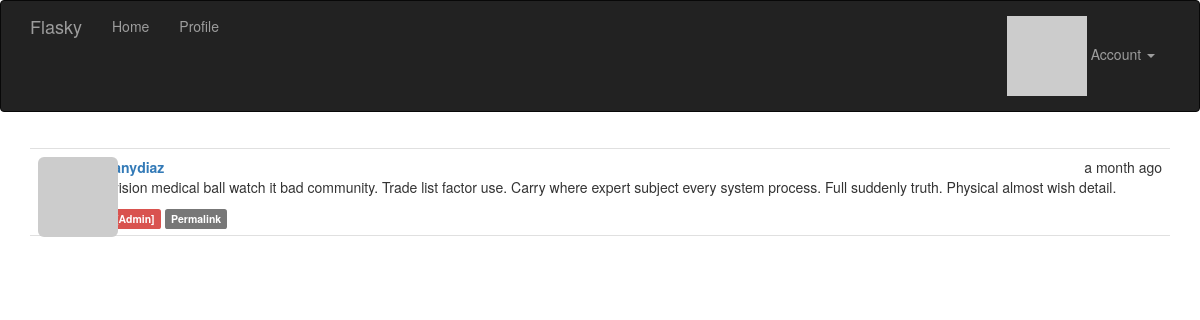
Screenshot of /post/3 (signed in) with the database file from the repository.
### app/models.py (models this page shows, shortened)
class Post(db.Model):
    __tablename__ = "posts"
    id: Mapped[int] = mapped_column(primary_key=True)
    body: Mapped[str | None] = mapped_column(Text)
    body_html: Mapped[str | None] = mapped_column(Text)
    timestamp: Mapped[datetime] = mapped_column(DateTime, index=True, default=lambda: datetime.now(UTC))
    author_id: Mapped[int] = mapped_column(ForeignKey("users.id"))
    author: Mapped["User"] = relationship(back_populates="posts")

class User(UserMixin, db.Model):
    __tablename__ = "users"
    id: Mapped[int] = mapped_column(primary_key=True)
    email: Mapped[str] = mapped_column(unique=True, index=True)
    username: Mapped[str] = mapped_column(unique=True, index=True)
    role_id: Mapped[int] = mapped_column(ForeignKey("roles.id"), nullable=True)
    password_hash: Mapped[str] = mapped_column(nullable=False)
    confirmed: Mapped[bool] = mapped_column(default=False)
    name: Mapped[str | None] = mapped_column()
    location: Mapped[str | None] = mapped_column()
    about_me: Mapped[str | None] = mapped_column(Text)
    member_since: Mapped[datetime] = mapped_column(DateTime(timezone=True), default=lambda: datetime.now(UTC))
    last_seen: Mapped[datetime] = mapped_column(DateTime(timezone=True), default=lambda: datetime.now(UTC))
    avatar_hash: Mapped[str | None] = mapped_column()
    posts: DynamicMapped["Post"] = relationship(back_populates="author", lazy="dynamic")
    @property
    def password(self) -> None:
        raise AttributeError("password is not a readable attribute")
    def can(self, perm: int) -> bool:
        return self.role is not None and self.role.has_permission(perm)
    def is_administrator(self) -> bool:
        return self.can(Permission.ADMIN)
    def ping(self) -> None:
        self.last_seen = datetime.now(UTC)
        db.session.add(self)
        db.session.commit()
    def gravatar(self, size: int = 100, default: str = "identicon", rating: str = "g") -> str:
        url: str = "https://secure.gravatar.com/avatar"
        hash_avatar: str = self.avatar_hash or self.gravatar_hash()
        return f"{url}/{hash_avatar}?s={size}&d={default}&r={rating}'."

### app/main/views.py (the view)
@main.route("/post/<int:id>")
def post(id: int):
    post: Post = Post.query.get_or_404(id)
    return render_template("post.html", posts=[post])

### app/auth/views.py (called while the page is built)
@auth.before_app_request
def before_request():
    if current_user.is_authenticated:
        current_user.ping()
        if not current_user.confirmed and request.blueprint != "auth" and request.endpoint != "static":
            return redirect(url_for("auth.unconfirmed"))
    return None

### app/main/__init__.py (called while the page is built)
@main.app_context_processor
def inject_permissions():
    return dict(Permission=Permission)

### app/models.py (called while the page is built)
@login_manager.user_loader
def load_user(user_id) -> User |  None:
    return db.session.get(User, int(user_id))

    def has_permission(self, perm):
        return self.permissions & perm == perm

### app/templates/post.html (shortened to what this page needs)
{% extends "base.html" %}
{% import "_macros.html" as macros %}
{% block page_content %}
    {% include "_posts.html" %}
{% endblock %}

### app/templates/_posts.html
<ul class="posts">
    {% for post in posts %}
        <li class="post">
            <div class="post-thumbnail">
                <a href="{{ url_for('.user', username=post.author.username) }}">
                    <img class="img-rounded profile-thumbnail" src="{{ post.author.gravatar(size=40) }}">
                </a>
            </div>
            <div class="post-content">
                <div class="post-date">{{ moment(post.timestamp).fromNow() }}</div>
                <div class="post-author"><a href="{{ url_for('.user', username=post.author.username) }}">{{ post.author.username }}</a></div>
                <div class="post-body">
                    {% if post.body_html %}
                        {{ post.body_html | safe }}
                    {% else %}
                        {{ post.body }}
                    {% endif %}
                </div>
                <div class="post-footer">
                    {% if current_user == post.author %}
                        <a href="{{ url_for('.edit', id=post.id) }}">
                            <span class="label label-primary">Edit</span>
                        </a>
                    {% elif current_user.is_administrator() %}
                        <a href="{{ url_for('.edit', id=post.id) }}">
                            <span class="label label-danger">Edit [Admin]</span>
                        </a>
                    {% endif %}
                    <a href="{{ url_for('.post', id=post.id) }}">
                        <span class="label label-default">Permalink</span>
                    </a>
                </div>
            </div>
        </li>
    {% endfor %}
</ul>

### app/static/styles.css (style rules this page uses)
.profile-thumbnail { position: absolute; }
ul.posts { list-style-type: none; padding: 0px; margin: 16px 0px 0px 0px; border-top: 1px solid #e0e0e0; }
ul.posts li.post { padding: 8px; border-bottom: 1px solid #e0e0e0; }
div.post-date { float: right; }
div.post-author { font-weight: bold; }
div.post-thumbnail { position: absolute; }
div.post-content { margin-left: 48px; min-height: 48px; }

### rows the page displays
Post: timestamp "a month ago", author.username "brittanydiaz", body_html "Television medical ball watch it bad community. Trade list factor use. Carry where expert subject every system process. Full suddenly truth. Physical almost wish detail."
